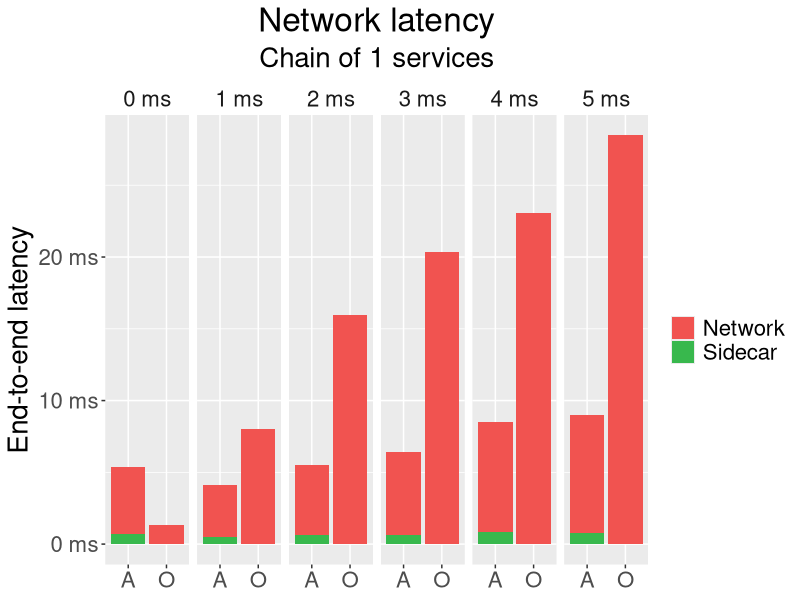
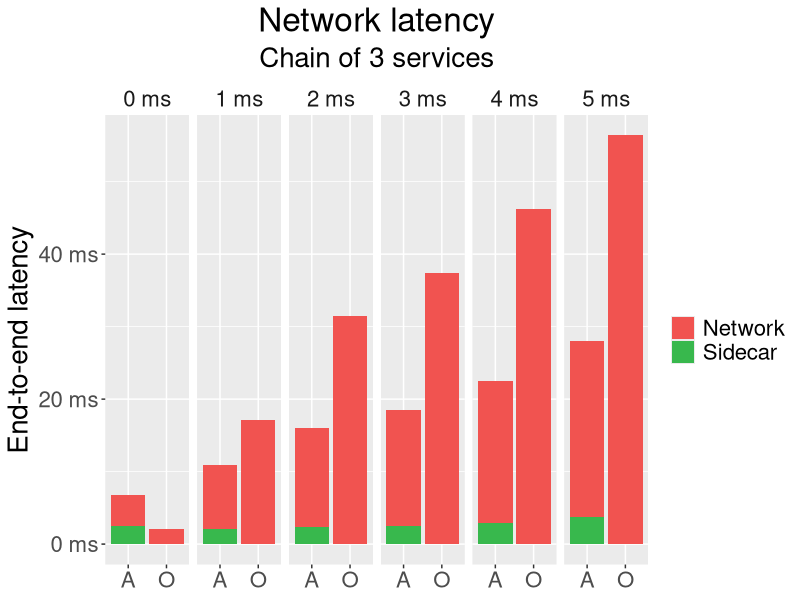
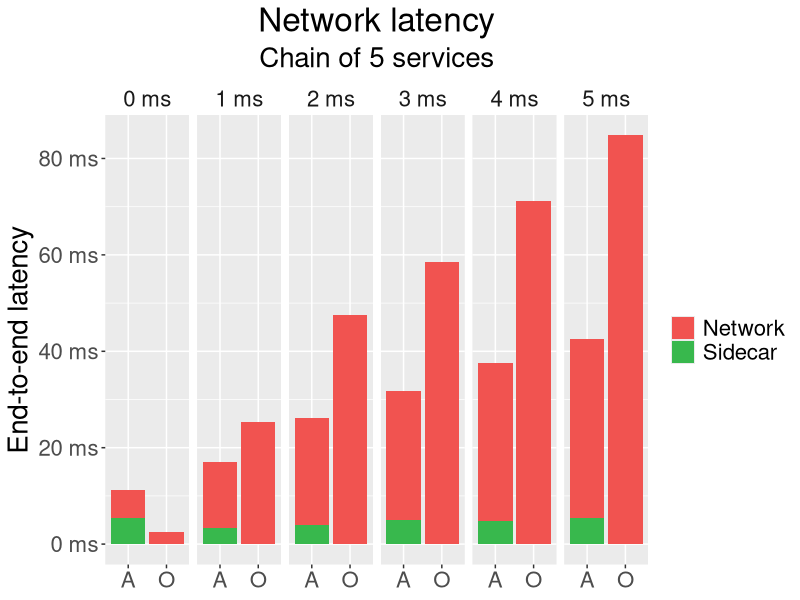

Write the R code that produced these figures, in order.
library(dplyr)
library(ggplot2)

MAX_LATENCY <- 5

orchestrator <- read.csv("orchestrator.csv", sep = ";")
choreography <- read.csv("choreography.csv", sep = ";")

latency_bar_plot <- function(chain_len) {
  o <- orchestrator %>%
    filter(simulated_latency <= MAX_LATENCY) %>%
    filter(chain_length == chain_len) %>%
    group_by(simulated_latency) %>%
    summarize(
      type = "O",
      subtype = "Network",
      time = mean(end_to_end_time) / 1000000,
    )

  c1 <- choreography %>%
    filter(simulated_latency <= MAX_LATENCY) %>%
    filter(chain_length == chain_len) %>%
    group_by(simulated_latency) %>%
    summarize(
      type = "A",
      subtype = "Sidecar",
      time = mean(sidecar) / 1000000,
    )

  c2 <- choreography %>%
    filter(simulated_latency <= MAX_LATENCY) %>%
    filter(chain_length == chain_len) %>%
    group_by(simulated_latency) %>%
    summarize(
      type = "A",
      subtype = "Network",
      time = (mean(total) - mean(sidecar)) / 1000000,
    )

  data <- bind_rows(o, c1, c2)

  milliseconds <- function(x) {
    paste(x, "ms")
  }

  ggplot(data, aes(x = type, y = time, fill = subtype)) +
    geom_bar(position = "stack", stat = "identity") +
    scale_fill_manual(values = c("#F15350", "#38B84D")) +
    facet_grid(~simulated_latency, labeller = as_labeller(milliseconds)) +
    theme(
      text = element_text(size = 20),
      # strip.placement = "outside",
      strip.background = element_rect(fill = NA, color = "white"),
      # panel.spacing = unit(-.01,"cm")
      # axis.text.x = element_text(angle = 45, vjust = 1, hjust=1)
      plot.title = element_text(hjust = 0.5),
      plot.subtitle = element_text(hjust = 0.5),
    ) +
    labs(
      title = "Network latency",
      subtitle = sprintf("Chain of %d services", chain_len),
      # caption = "Caption",
      # tag = "Tag",
      # alt = "Alt",
      # alt_insight = "Alt insight"
      fill = NULL,
      x = NULL, # "Network latency",
      y = "End-to-end latency",
    ) +
    scale_y_continuous(labels = milliseconds)
}

p1 <- latency_bar_plot(1)
p3 <- latency_bar_plot(3)
p5 <- latency_bar_plot(5)

ggsave("latency_bars_1_sidecar.png", p1, width = 6, height = 4)
ggsave("latency_bars_3_sidecar.png", p3, width = 6, height = 4)
ggsave("latency_bars_5_sidecar.png", p5, width = 6, height = 4)

# print(p1)
# print(p3)
# print(p5)
